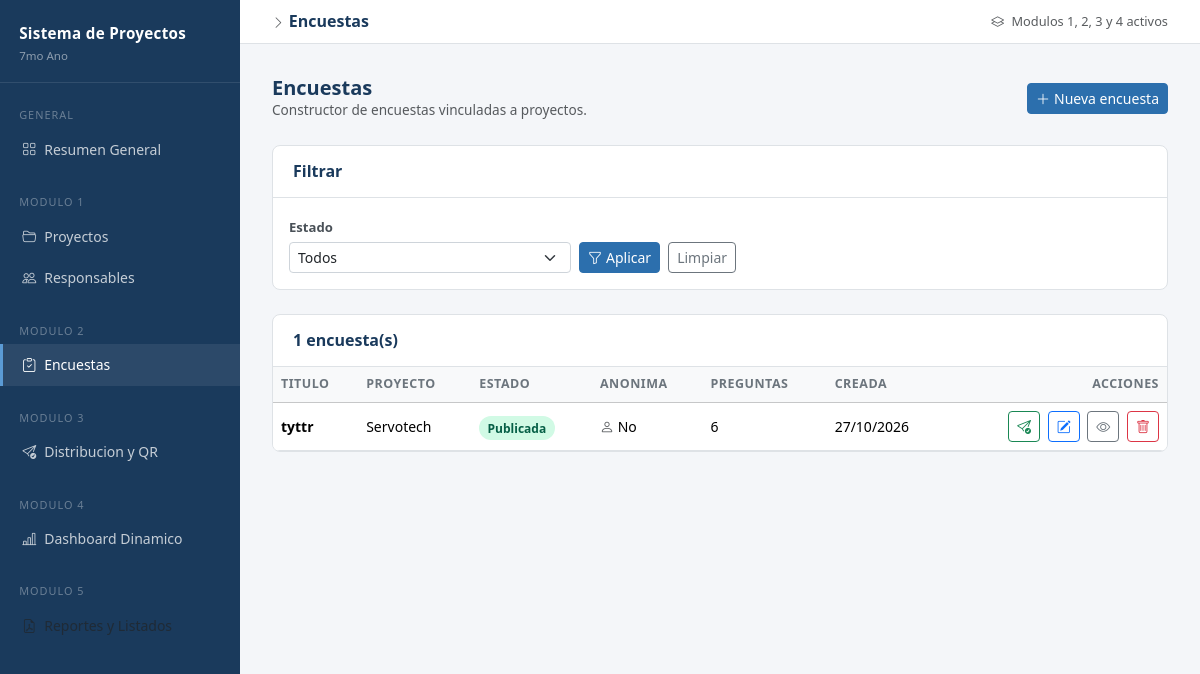
The page /encuestas/ on the database its author committed.
### models.py (models this page shows, shortened)
class Encuesta(db.Model):
    __tablename__ = "encuesta"
    id = db.Column(db.Integer, primary_key=True)
    titulo = db.Column(db.String(200), nullable=False)
    descripcion = db.Column(db.Text, nullable=True)
    proyecto_id = db.Column(db.Integer, db.ForeignKey("proyecto.id"), nullable=True)
    anonima = db.Column(db.Boolean, default=False, nullable=False)
    es_plantilla = db.Column(db.Boolean, default=False, nullable=False)
    nombre_plantilla = db.Column(db.String(100), nullable=True)
    estado = db.Column(db.String(20), nullable=False, default="borrador")
    created_at = db.Column(db.DateTime, default=datetime.utcnow)
    updated_at = db.Column(db.DateTime, default=datetime.utcnow, onupdate=datetime.utcnow)
    proyecto = db.relationship("Proyecto", backref="encuestas")
    preguntas = db.relationship(
        "Pregunta", backref="encuesta", lazy=True,
        cascade="all, delete-orphan", order_by="Pregunta.orden"
    )
    reglas = db.relationship(
        "ReglaCondicional", backref="encuesta", lazy=True,
        cascade="all, delete-orphan"
    )

class Proyecto(db.Model):
    __tablename__ = "proyecto"
    id = db.Column(db.Integer, primary_key=True)
    nombre = db.Column(db.String(150), nullable=False)
    descripcion = db.Column(db.Text, nullable=True)
    anio = db.Column(db.Integer, nullable=False)
    estado = db.Column(
        db.Enum("activo", "finalizado", "suspendido", name="estado_proyecto"),
        nullable=False,
        default="activo",
    )
    fecha_inicio = db.Column(db.Date, nullable=False)
    fecha_fin = db.Column(db.Date, nullable=True)
    responsable_id = db.Column(
        db.Integer, db.ForeignKey("responsable.id"), nullable=True
    )
    created_at = db.Column(db.DateTime, default=datetime.utcnow)
    updated_at = db.Column(
        db.DateTime, default=datetime.utcnow, onupdate=datetime.utcnow
    )
    responsables = db.relationship(
        "Responsable",
        secondary=proyecto_responsables,
        backref=db.backref("proyectos", lazy=True),
    )
    responsable = db.relationship("Responsable", foreign_keys=[responsable_id])

### routes/encuestas.py (the view)
@bp.route("/")
def listar():
    estado_filtro = request.args.get("estado", "")
    solo_plantillas = request.args.get("plantillas", "")
    query = Encuesta.query.filter_by(es_plantilla=False)
    if estado_filtro:
        query = query.filter_by(estado=estado_filtro)
    encuestas = query.order_by(Encuesta.created_at.desc()).all()
    plantillas = Encuesta.query.filter_by(es_plantilla=True).order_by(Encuesta.titulo).all()
    return render_template(
        "encuestas/list.html",
        encuestas=encuestas,
        plantillas=plantillas,
        estado_filtro=estado_filtro,
    )

### templates/encuestas/list.html (shortened to what this page needs)
{% extends "base.html" %}
{% block breadcrumb %}Encuestas{% endblock %}
{% block content %}
<div class="d-flex justify-content-between align-items-center mb-4">
    <div>
        <h5 class="fw-bold mb-0" style="color:var(--color-primario);">Encuestas</h5>
        <p class="text-muted mb-0" style="font-size:0.85rem;">Constructor de encuestas vinculadas a proyectos.</p>
    </div>
    <a href="{{ url_for('encuestas.crear') }}" class="btn btn-primary btn-sm">
        <i class="bi bi-plus-lg me-1"></i>Nueva encuesta
    </a>
</div>
<div class="tabla-panel mb-4">
    <div class="tabla-header"><h6>Filtrar</h6></div>
    <div class="p-3">
        <form method="GET" class="row g-2 align-items-end">
            <div class="col-sm-4">
                <label class="form-label">Estado</label>
                <select name="estado" class="form-select form-select-sm">
                    <option value="">Todos</option>
                </select>
            </div>
            <div class="col-sm-4 d-flex gap-2">
                <button type="submit" class="btn btn-sm btn-primary"><i class="bi bi-funnel me-1"></i>Aplicar</button>
                <a href="{{ url_for('encuestas.listar') }}" class="btn btn-sm btn-outline-secondary">Limpiar</a>
            </div>
        </form>
    </div>
</div>
<div class="tabla-panel mb-4">
    <div class="tabla-header">
        <h6>{{ encuestas | length }} encuesta(s)</h6>
    </div>
    {% if encuestas %}
    <div class="table-responsive">
        <table class="table table-hover mb-0">
            <thead class="table-light">
                <tr>
                    <th>Titulo</th>
                    <th>Proyecto</th>
                    <th>Estado</th>
                    <th>Anonima</th>
                    <th>Preguntas</th>
                    <th>Creada</th>
                    <th class="text-end">Acciones</th>
                </tr>
            </thead>
            <tbody>
                {% for e in encuestas %}
                <tr>
                    <td class="fw-semibold">{{ e.titulo }}</td>
                    <td>{{ e.proyecto.nombre if e.proyecto else '-' }}</td>
                    <td>
                        {% if e.estado == 'borrador' %}
                            <span class="badge-suspendido">Borrador</span>
                        {% elif e.estado == 'publicada' %}
                            <span class="badge-activo">Publicada</span>
                        {% else %}
                            <span class="badge-finalizado">Cerrada</span>
                        {% endif %}
                    </td>
                    <td>
                        {% if e.anonima %}
                            <i class="bi bi-shield-check text-success"></i> Si
                        {% else %}
                            <i class="bi bi-person text-muted"></i> No
                        {% endif %}
                    </td>
                    <td>{{ e.preguntas | length }}</td>
                    <td>{{ e.created_at.strftime('%d/%m/%Y') }}</td>
                    <td class="text-end">
                        <a href="{{ url_for('distribucion.panel', encuesta_id=e.id) }}"
                           class="btn btn-sm btn-outline-success" title="Distribucion y Control de Respuestas">
                            <i class="bi bi-send-check"></i>
                        </a>
                        <a href="{{ url_for('encuestas.editor', id=e.id) }}"
                           class="btn btn-sm btn-outline-primary ms-1" title="Editar en editor">
                            <i class="bi bi-pencil-square"></i>
                        </a>
                        <a href="{{ url_for('encuestas.preview', id=e.id) }}"
                           class="btn btn-sm btn-outline-secondary ms-1" title="Previsualizar">
                            <i class="bi bi-eye"></i>
                        </a>
                        <form method="POST" action="{{ url_for('encuestas.eliminar', id=e.id) }}" class="d-inline ms-1">
                            <button type="button" class="btn btn-sm btn-outline-danger"
                                    data-confirm="Eliminar la encuesta '{{ e.titulo }}'? Se perderan todas sus preguntas."
                                    title="Eliminar">
                                <i class="bi bi-trash"></i>
                            </button>
                        </form>
                    </td>
                </tr>
                {% endfor %}
            </tbody>
        </table>
    </div>
    {% endif %}
</div>
{% endblock %}

### static/css/custom.css (style rules this page uses)
:root { --color-primario: #1a3a5c; --color-secundario: #2c6fad; --color-acento: #e8f0fe; --color-texto: #212529; --color-borde: #dee2e6; }
body { font-family: "Segoe UI", system-ui, sans-serif; background-color: #f4f6f9; color: var(--color-texto); }
.tabla-panel { background: #ffffff; border-radius: 8px; border: 1px solid var(--color-borde); overflow: hidden; }
.tabla-panel .tabla-header { padding: 1rem 1.25rem; border-bottom: 1px solid var(--color-borde); display: flex; justify-content: space-between; align-items: center; }
.tabla-panel .tabla-header h6 { margin: 0; font-weight: 600; color: var(--color-primario); }
.table th { font-size: 0.78rem; text-transform: uppercase; letter-spacing: 0.5px; color: #6c757d; font-weight: 600; border-bottom-width: 1px; }
.table td { vertical-align: middle; font-size: 0.875rem; }
.badge-activo { background-color: #d1fae5; color: #065f46; font-size: 0.75rem; font-weight: 600; padding: 0.3em 0.7em; border-radius: 999px; }
.form-label { font-size: 0.82rem; font-weight: 600; color: #495057; margin-bottom: 0.3rem; }
.form-control, .form-select { font-size: 0.875rem; border-color: #ced4da; }
.btn-primary { background-color: var(--color-secundario); border-color: var(--color-secundario); }

### rows shown on the page
Encuesta: titulo "tyttr", proyecto "Servotech", estado "Publicada", anonima False (drawn), preguntas|length "6", created_at "27/10/2026"

### other values the page prints
{{ encuestas | length }} "1"
